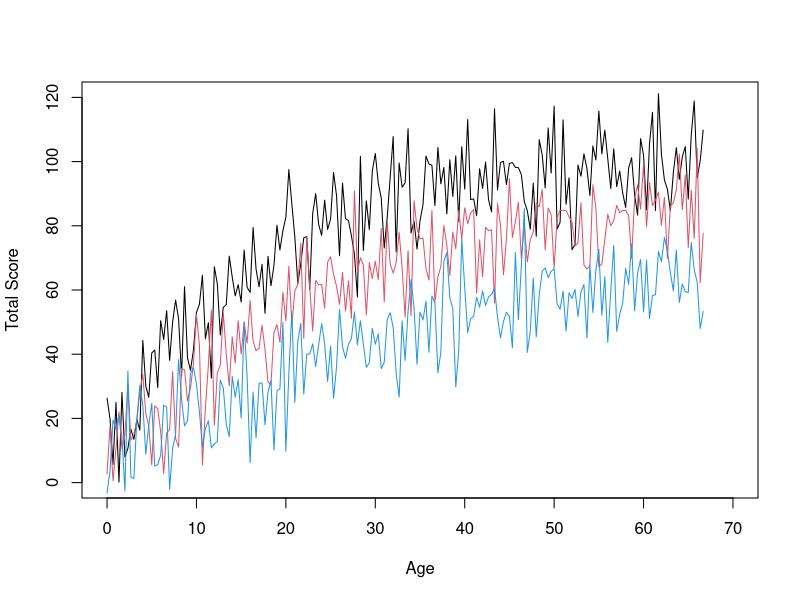
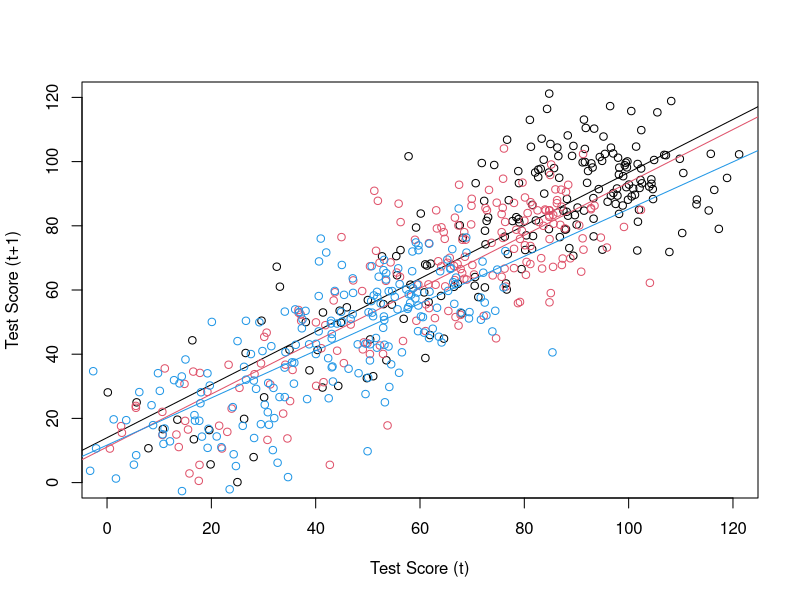
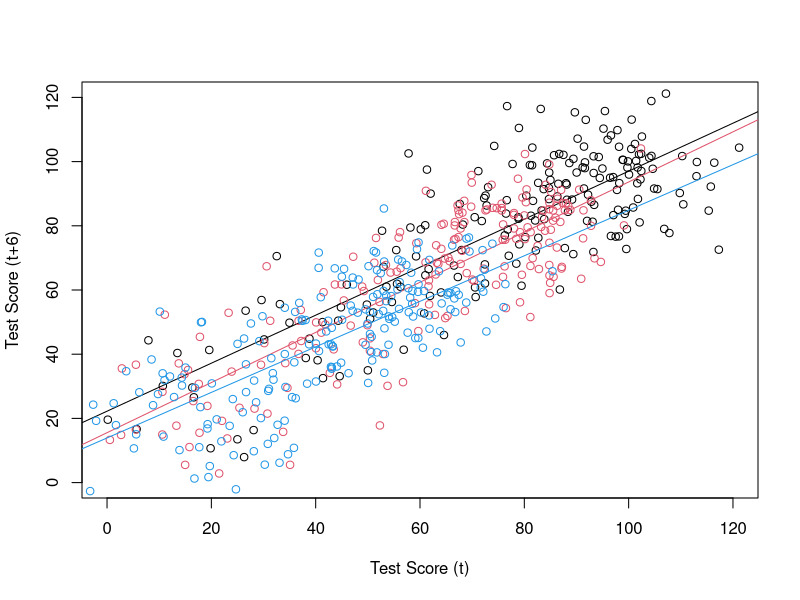
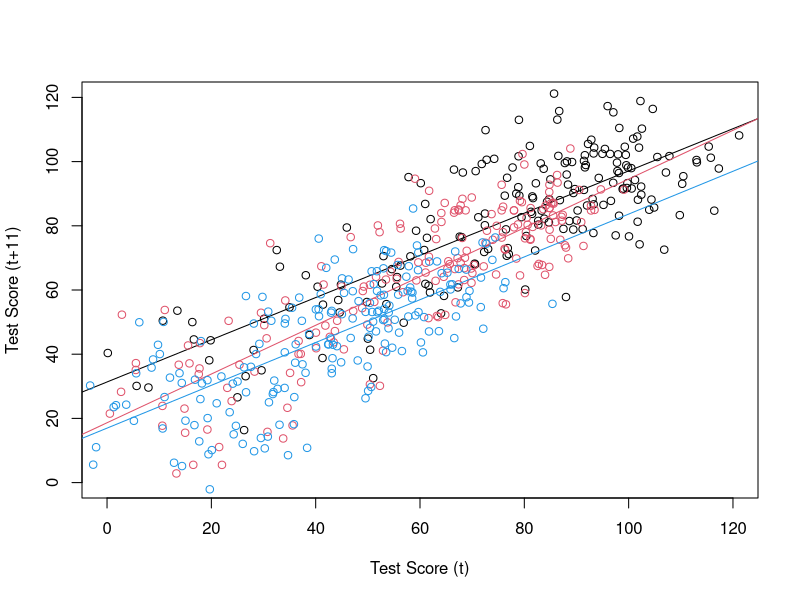
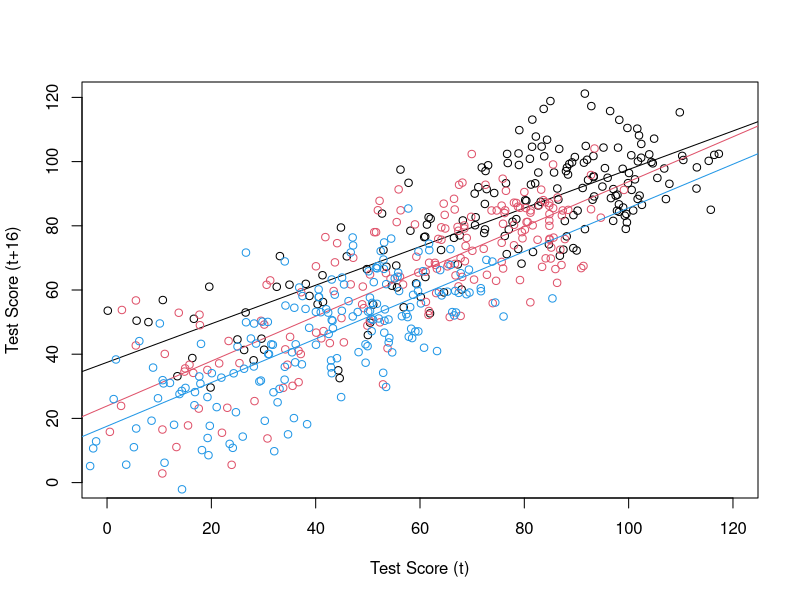
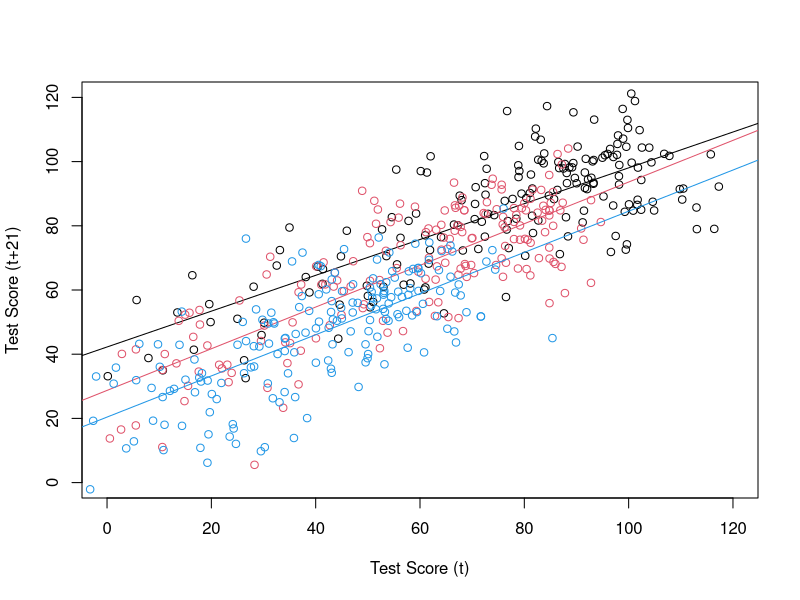
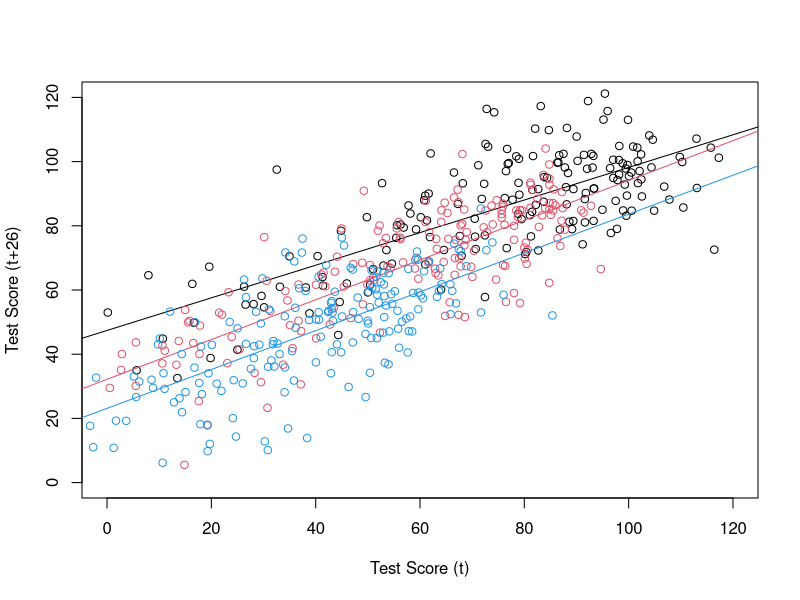
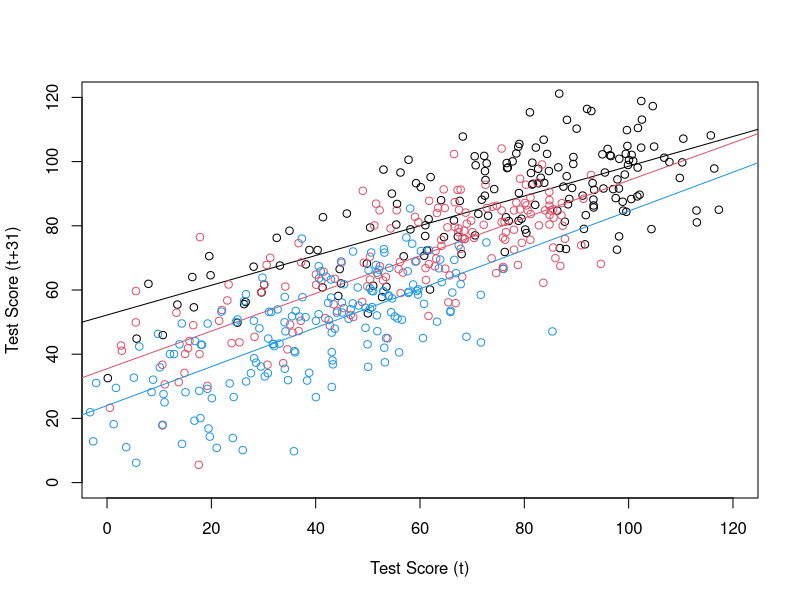

Recreate these plots in R, in order.
# ---------------------------------------------------------------------
# Program: VectorFields1.R
#  Author: Steven M. Boker
#    Date: Sun May 14 12:10:55 EDT 2017
#
#  Vector Field plotting
#
# ---------------------------------------------------------------------

#####################
#   MARKER A
#####################

# ------------------------------------------------------
#  Create and plot two autoregressive time series 

tX1 <- rep(NA, 201)
tX1[1] <- 90
for (i in 2:201) {
   tX1[i] <- .98 * tX1[i-1]
}

tX1 <- 100 - tX1 + rnorm(201, mean=0, sd=10)

# Uncomment the next line if you want to include a ceiling effect.
#tX1[tX1 > 100] <- 100

tX2 <- rep(NA, 201)
tX2[1] <- 90
for (i in 2:201) {
   tX2[i] <- .99 * tX2[i-1]
}

tX2 <- 100 - tX2 + rnorm(201, mean=0, sd=10)
#tX2[tX2 > 100] <- 100

tX3 <- rep(NA, 201)
tX3[1] <- 90
for (i in 2:201) {
   tX3[i] <- .995 * tX3[i-1]
}

tX3 <- 100 - tX3 + rnorm(201, mean=0, sd=10)
#tX3[tX3 > 100] <- 100

pdf("VF1ARLongPlot1.pdf", height=5, width=6)
plot(c(0,70), c(0,120), type="n" ,
     xlab="Age",
     ylab="Total Score")
lines(c(0:200)/3, tX1, type="l", lty=1, col=1)
lines(c(0:200)/3, tX2, type="l", lty=1, col=2)
lines(c(0:200)/3, tX3, type="l", lty=1, col=4)
dev.off()


# ------------------------------------------------------
#  Plot state space plots of the Autoregressive Data
#  with two waves of measurement spaced 15 days apart


for (theTau in seq(1, 56, by=5)) {
    tfile <- paste("VF1AR1StateSpaceTau", theTau, ".pdf", sep="")
    tseq <- c(1:(length(tX1)-(theTau+1)))
    tEmbedFrame <- data.frame(x1=tX1[tseq],
                              x1tau=tX1[tseq+theTau],
                              x2=tX2[tseq],
                              x2tau=tX2[tseq+theTau],
                              x3=tX3[tseq],
                              x3tau=tX3[tseq+theTau]
                              )
    pdf(tfile, height=5, width=5)
    plot(c(0,120), c(0,120), type="n" ,
         xlab="Test Score (t)",
         ylab=paste("Test Score (t+", theTau, ")", sep=""))
    lines(tEmbedFrame$x1, tEmbedFrame$x1tau, type="p", col=1)
    abline(lm(x1tau ~ x1, data = tEmbedFrame), col=1)
    lines(tEmbedFrame$x2, tEmbedFrame$x2tau, type="p", col=2)
    abline(lm(x2tau ~ x2, data = tEmbedFrame), col=2)
    lines(tEmbedFrame$x3, tEmbedFrame$x3tau, type="p", col=4)
    abline(lm(x3tau ~ x3, data = tEmbedFrame), col=4)
    dev.off()
}

#####################
#   MARKER B
#####################

# ------------------------------------------------------
#  Create a timelagged dataframe (3-D Embedding)

tau <- 15
tX <- c(tX1, rep(NA,2*tau+1), tX2, rep(NA,2*tau+1), tX3)
tGroup <- c(rep(1, length(tX1)), rep(NA,2*tau+1), 
            rep(2, length(tX2)), rep(NA,2*tau+1),
            rep(4, length(tX3)), rep(NA,2*tau+1))
tAge <- c(1:length(tX1), rep(NA,2*tau+1), 
           1:length(tX2), rep(NA,2*tau+1), 
           1:length(tX3))/3
tLen <- length(tX)
ageData1 <- data.frame(x1=tX[1:(tLen-(2*tau))], 
                          x2=tX[(1+tau):(tLen-tau)],
                          x3=tX[(1+(2*tau)):tLen],
                          age=tAge[1:(tLen-(2*tau))],
                          group=tGroup[1:(tLen-(2*tau))])


# ------------------------------------------------------
#  Plot the first two columns as if they were a panel study with two
#  waves of measurement spaced 15 days apart

pdf("VF1ARLagged1.pdf", height=5, width=6)
plot(c(0,220)/3, c(0,120), type="n" ,
     xlab="Age",
     ylab="Total Score")
for (i in seq(1,length(ageData1$x1),by=2)) {
   if (is.na(ageData1$age[i]) | 
       ageData1$age[i] > (78-tau)) {
          next
   }
   lines(c(ageData1$age[i],ageData1$age[i]+tau), 
         c(ageData1$x1[i],ageData1$x2[i]), type="l", lty=1)
}
dev.off()


#####################
#   MARKER C
#####################

# ------------------------------------------------------
#  Plot the three columns as if they were a panel study with three
#  waves of measurement spaced 15 days apart

pdf("VF1ARLong2.pdf", height=5, width=6)
plot(c(0,220)/3, c(0,120), type="n" ,
     xlab="Age",
     ylab="Total Score")
for (i in seq(1,length(ageData1$x1),by=2)) {
   if (is.na(ageData1$age[i]) | 
       ageData1$age[i] > (78-(2*tau))) {
          next
   }
   lines(c(ageData1$age[i],
           ageData1$age[i]+tau,
           ageData1$age[i]+(2*tau)), 
         c(ageData1$x1[i],
           ageData1$x2[i],
           ageData1$x3[i]), type="l", lty=1)
}
dev.off()



# ------------------------------------------------------
#  Calculate the slope and midpoint for each pair from the
#  first two columns of ageData1

ageMid <- ageData1$age + (tau/2)
scoreMid <- (ageData1$x1 + ageData1$x2) / 2
slopeMid <- (ageData1$x2 - ageData1$x1) / tau
tSelect <- !is.na(ageMid) & !is.na(scoreMid) & !is.na(slopeMid)
ageSlopeFrame <- data.frame(
                 age = ageMid[tSelect],
                 group = ageData1$group[tSelect],
                 score = scoreMid[tSelect],
                 slope = slopeMid[tSelect])


#####################
#   MARKER D
#####################

# ------------------------------------------------------
#  Calculate a loess smoothed slope surface

slopeLoess <- loess(slope ~ age * score, data=ageSlopeFrame)

ageSlopeFrame2 <- data.frame(age=ageSlopeFrame$age,
                   score=ageSlopeFrame$score,
                   slope=ageSlopeFrame$slope,
                   fitted=predict(slopeLoess))



#####################
#   MARKER E
#####################

# ------------------------------------------------------
#  Calculate a slope field of the fitted slopes

smoothX <- seq(0, 75, by=6)
smoothY <- seq(0, 120, by=8)
smoothP <- matrix(NA, length(smoothX), length(smoothY))
smoothZ <- matrix(NA, length(smoothX), length(smoothY))
h <- 10
for (i in 1:length(smoothX)) {
   x <- smoothX[i]
   t1x <- abs(x - ageSlopeFrame2$age)/h
   for (j in 1:length(smoothY)) {
      y <- smoothY[j]
      t1y <- abs(y - ageSlopeFrame2$score)/h
      t2 <- rep(0, length(t1x))
      t2[t1x < 1 & t1y < 1] <- 1/2
      smoothP[i,j] <- sum(t2)/(length(ageSlopeFrame2$age)*h) 
      smoothZ[i,j] <- mean(ageSlopeFrame2$fitted[t1x < 1 & t1y < 1])
   }
}
smoothP <- 100 * (smoothP/sum(smoothP))

smoothSlopeFrame <- data.frame(
        age=rep(smoothX,length(smoothY)),
        score=rep(smoothY,each=length(smoothX)),
        density=c(smoothP),
        slope=c(smoothZ))



#####################
#   MARKER F
#####################

# ------------------------------------------------------
#  Plot a slope field of the fitted slopes

pdf("VF1ARSlope1.pdf", height=5, width=6)
plot(c(0,220)/3, c(0,120), type="n" ,
     xlab="Age",
     ylab="Total Score")
scale <- 2.5
for (i in 1:length(smoothSlopeFrame$age)) {
   tx <- smoothSlopeFrame$age[i]
   ty <- smoothSlopeFrame$score[i]
   ta <- smoothSlopeFrame$slope[i]
   td <- smoothSlopeFrame$density[i]
   txinc <- (scale * td) / sqrt( 1 + (ta^2))
   tyinc <- ta * txinc
   lines(c(tx+txinc, tx-txinc), c(ty+tyinc, ty-tyinc))
}
dev.off()


# ------------------------------------------------------
#  Plot a vector field of the fitted slopes

pdf("VF2ARVector1.pdf", height=5, width=6)
plot(c(0,220)/3, c(0,101), type="n",
     xlab="Age",
     ylab="Total Score")
scale <- 2.5
for (i in 1:length(smoothSlopeFrame$age)) {
   tx <- smoothSlopeFrame$age[i]
   ty <- smoothSlopeFrame$score[i]
   ta <- smoothSlopeFrame$slope[i]
   td <- smoothSlopeFrame$density[i]
   txinc <- (scale * td) / sqrt( 1 + (ta^2))
   tyinc <- ta * txinc
   tarrowlen <- sqrt(txinc^2 + tyinc^2) * .05
   if (is.na(tarrowlen) | tarrowlen < .001) next
   arrows(tx-txinc, ty-tyinc, tx+txinc, ty+tyinc, length = tarrowlen)
}
dev.off()


# ------------------------------------------------------
#  Plot two wave data line segments including groups as colors

pdf("VF2ARLagged1b.pdf", height=5, width=6)
plot(c(0,220)/3, c(0,120), type="n" ,
     xlab="Age",
     ylab="Total Score")
for (i in seq(1,length(ageData1$x1),by=2)) {
   if (is.na(ageData1$age[i]) | 
       ageData1$age[i] > (78-tau)) {
          next
   }
   lines(c(ageData1$age[i],ageData1$age[i]+tau), 
         c(ageData1$x1[i],ageData1$x2[i]), type="l", lty=1, 
         col=ageData1$group[i])
}
dev.off()

# ------------------------------------------------------
#  Plot two wave data line segments including groups as colors

pdf("VF2ARLong2b.pdf", height=5, width=6)
plot(c(0,220)/3, c(0,120), type="n" ,
     xlab="Age",
     ylab="Total Score")
for (i in seq(1,length(ageData1$x1),by=2)) {
   if (is.na(ageData1$age[i]) | 
       ageData1$age[i] > (78-(2*tau))) {
          next
   }
   lines(c(ageData1$age[i],
           ageData1$age[i]+tau,
           ageData1$age[i]+(2*tau)), 
         c(ageData1$x1[i],
           ageData1$x2[i],
           ageData1$x3[i]), type="l", lty=1, 
         col=ageData1$group[i])
}
dev.off()


# ------------------------------------------------------
#  Calculate a loess smoothed slope surfaces by Group

tSel <- ageSlopeFrame$group==1
tFrame <- data.frame(age=ageSlopeFrame$age[tSel],
                     score=ageSlopeFrame$score[tSel],
                     slope=ageSlopeFrame$slope[tSel])
tSlopeLoess <- loess(slope ~ age * score, data=tFrame)

ageSlopeFrame2G1 <- data.frame(age=tFrame$age,
                   score=tFrame$score,
                   slope=tFrame$slope,
                   fitted=predict(tSlopeLoess))

tSel <- ageSlopeFrame$group==2
tFrame <- data.frame(age=ageSlopeFrame$age[tSel],
                     score=ageSlopeFrame$score[tSel],
                     slope=ageSlopeFrame$slope[tSel])
tSlopeLoess <- loess(slope ~ age * score, data=tFrame)

ageSlopeFrame2G2 <- data.frame(age=tFrame$age,
                   score=tFrame$score,
                   slope=tFrame$slope,
                   fitted=predict(tSlopeLoess))

tSel <- ageSlopeFrame$group==4
tFrame <- data.frame(age=ageSlopeFrame$age[tSel],
                     score=ageSlopeFrame$score[tSel],
                     slope=ageSlopeFrame$slope[tSel])
tSlopeLoess <- loess(slope ~ age * score, data=tFrame)

ageSlopeFrame2G4 <- data.frame(age=tFrame$age,
                   score=tFrame$score,
                   slope=tFrame$slope,
                   fitted=predict(tSlopeLoess))



# ------------------------------------------------------
#  Calculate a slope field of the fitted slopes

smoothX <- seq(0, 75, by=6)
smoothY <- seq(0, 120, by=8)
smoothP <- matrix(NA, length(smoothX), length(smoothY))
smoothZ <- matrix(NA, length(smoothX), length(smoothY))
h <- 10
for (i in 1:length(smoothX)) {
   x <- smoothX[i]
   t1x <- abs(x - ageSlopeFrame2G1$age)/h
   for (j in 1:length(smoothY)) {
      y <- smoothY[j]
      t1y <- abs(y - ageSlopeFrame2G1$score)/h
      t2 <- rep(0, length(t1x))
      t2[t1x < 1 & t1y < 1] <- 1/2
      smoothP[i,j] <- sum(t2)/(length(ageSlopeFrame2G1$age)*h) 
      smoothZ[i,j] <- mean(ageSlopeFrame2G1$fitted[t1x < 1 & t1y < 1])
   }
}
smoothP <- 100 * (smoothP/sum(smoothP))

smoothSlopeFrameG1 <- data.frame(
        age=rep(smoothX,length(smoothY)),
        score=rep(smoothY,each=length(smoothX)),
        density=c(smoothP),
        slope=c(smoothZ))


smoothX <- seq(0, 75, by=6)
smoothY <- seq(0, 120, by=8)
smoothP <- matrix(NA, length(smoothX), length(smoothY))
smoothZ <- matrix(NA, length(smoothX), length(smoothY))
h <- 10
for (i in 1:length(smoothX)) {
   x <- smoothX[i]
   t1x <- abs(x - ageSlopeFrame2G2$age)/h
   for (j in 1:length(smoothY)) {
      y <- smoothY[j]
      t1y <- abs(y - ageSlopeFrame2G2$score)/h
      t2 <- rep(0, length(t1x))
      t2[t1x < 1 & t1y < 1] <- 1/2
      smoothP[i,j] <- sum(t2)/(length(ageSlopeFrame2G2$age)*h) 
      smoothZ[i,j] <- mean(ageSlopeFrame2G2$fitted[t1x < 1 & t1y < 1])
   }
}
smoothP <- 100 * (smoothP/sum(smoothP))

smoothSlopeFrameG2 <- data.frame(
        age=rep(smoothX,length(smoothY)),
        score=rep(smoothY,each=length(smoothX)),
        density=c(smoothP),
        slope=c(smoothZ))


smoothX <- seq(0, 75, by=6)
smoothY <- seq(0, 120, by=8)
smoothP <- matrix(NA, length(smoothX), length(smoothY))
smoothZ <- matrix(NA, length(smoothX), length(smoothY))
h <- 10
for (i in 1:length(smoothX)) {
   x <- smoothX[i]
   t1x <- abs(x - ageSlopeFrame2G4$age)/h
   for (j in 1:length(smoothY)) {
      y <- smoothY[j]
      t1y <- abs(y - ageSlopeFrame2G4$score)/h
      t2 <- rep(0, length(t1x))
      t2[t1x < 1 & t1y < 1] <- 1/2
      smoothP[i,j] <- sum(t2)/(length(ageSlopeFrame2G4$age)*h) 
      smoothZ[i,j] <- mean(ageSlopeFrame2G4$fitted[t1x < 1 & t1y < 1])
   }
}
smoothP <- 100 * (smoothP/sum(smoothP))

smoothSlopeFrameG4 <- data.frame(
        age=rep(smoothX,length(smoothY)),
        score=rep(smoothY,each=length(smoothX)),
        density=c(smoothP),
        slope=c(smoothZ))

# ------------------------------------------------------
#  Plot a slope field of the fitted slopes grouped by color

pdf("VF1ARSlope1Groups.pdf", height=5, width=6)
plot(c(0,220)/3, c(0,120), type="n" ,
     xlab="Age",
     ylab="Total Score")
scale <- 3
for (i in 1:length(smoothSlopeFrameG1$age)) {
   tx <- smoothSlopeFrameG1$age[i]
   ty <- smoothSlopeFrameG1$score[i]
   ta <- smoothSlopeFrameG1$slope[i]
   td <- smoothSlopeFrameG1$density[i]
   txinc <- (scale * td) / sqrt( 1 + (ta^2))
   tyinc <- ta * txinc
   lines(c(tx+txinc, tx-txinc), c(ty+tyinc, ty-tyinc), col=1)
}
for (i in 1:length(smoothSlopeFrameG2$age)) {
   tx <- smoothSlopeFrameG2$age[i]
   ty <- smoothSlopeFrameG2$score[i]
   ta <- smoothSlopeFrameG2$slope[i]
   td <- smoothSlopeFrameG2$density[i]
   txinc <- (scale * td) / sqrt( 1 + (ta^2))
   tyinc <- ta * txinc
   lines(c(tx+txinc, tx-txinc), c(ty+tyinc, ty-tyinc), col=2)
}
for (i in 1:length(smoothSlopeFrameG4$age)) {
   tx <- smoothSlopeFrameG4$age[i]
   ty <- smoothSlopeFrameG4$score[i]
   ta <- smoothSlopeFrameG4$slope[i]
   td <- smoothSlopeFrameG4$density[i]
   txinc <- (scale * td) / sqrt( 1 + (ta^2))
   tyinc <- ta * txinc
   lines(c(tx+txinc, tx-txinc), c(ty+tyinc, ty-tyinc), col=4)
}
dev.off()

# ------------------------------------------------------
#  Quit the program here
